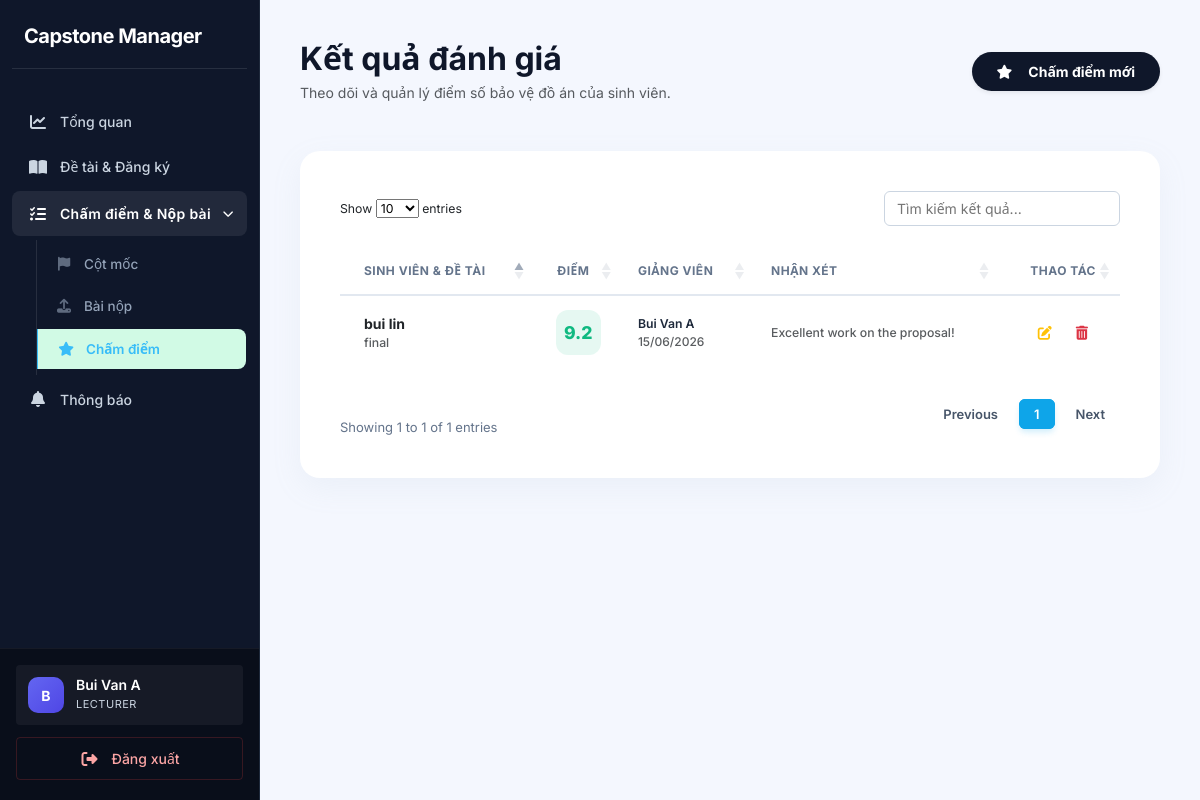
Page /index.php?page=scores (signed in) on the committed database.
### tables this page shows
CREATE TABLE `evaluation_scores` (
  `id` int(11) NOT NULL,
  `submission_id` int(11) DEFAULT NULL,
  `lecturer_id` int(11) DEFAULT NULL,
  `score` float DEFAULT NULL,
  `feedback` text DEFAULT NULL,
  `graded_at` timestamp NOT NULL DEFAULT current_timestamp()
);

CREATE TABLE `students` (
  `id` int(11) NOT NULL,
  `user_id` int(11) DEFAULT NULL,
  `full_name` varchar(150) DEFAULT NULL,
  `faculty` varchar(100) DEFAULT NULL,
  `created_at` timestamp NOT NULL DEFAULT current_timestamp()
);

CREATE TABLE `milestones` (
  `id` int(11) NOT NULL,
  `title` enum('proposal','midterm','final') DEFAULT NULL,
  `deadline` datetime DEFAULT NULL,
  `semester_id` int(11) DEFAULT NULL,
  `created_at` timestamp NOT NULL DEFAULT current_timestamp()
);

CREATE TABLE `lecturers` (
  `id` int(11) NOT NULL,
  `user_id` int(11) DEFAULT NULL,
  `full_name` varchar(150) DEFAULT NULL,
  `expertise` text DEFAULT NULL,
  `quota` int(11) DEFAULT 8,
  `created_at` timestamp NOT NULL DEFAULT current_timestamp(),
  `faculty` varchar(100) DEFAULT NULL
);

### app/controllers/ScoreController.php (called while the page is built, shortened)
<?php
class ScoreController {
    private $scoreModel;
    public function __construct() {
        $this->scoreModel = new Score();
    }
    public function index() {
        $role = $_SESSION['user']['role'];
        if ($role === 'lecturer') {
            $lecturerId = $_SESSION['user']['lecturer_id'] ?? null;
            $db  = Database::getInstance()->getConnection();
            $sql = "SELECT es.*,
                           s.full_name  AS student_name,
                           m.title      AS topic_title,
                           l.full_name  AS lecturer_name
                    FROM evaluation_scores es
                    JOIN submissions sub ON es.submission_id = sub.id
                    JOIN students    s   ON sub.student_id   = s.id
                    JOIN milestones  m   ON sub.milestone_id = m.id
                    JOIN lecturers   l   ON es.lecturer_id   = l.id
                    WHERE es.lecturer_id = ?
                    ORDER BY es.graded_at DESC";
            $stmt = $db->prepare($sql);
            $stmt->execute([$lecturerId]);
            $scores = $stmt->fetchAll(PDO::FETCH_ASSOC);
        } else {
            $scores = $this->scoreModel->getAll();
        }
        require '../app/views/scores/index.php';
    }
}

### app/views/scores/index.php (the view, shortened to what this page needs)
<?php require '../app/views/layouts/header.php'; ?>
<?php require '../app/views/layouts/sidebar.php'; ?>
<div class="main-content" style="padding: 40px; background-color: #f4f7fe; min-height: 100vh;">
    <div class="d-flex justify-content-between align-items-center mb-5">
        <div>
            <h2 class="fw-bold mb-1" style="color: #0f172a;">Kết quả đánh giá</h2>
            <p class="text-muted mb-0">Theo dõi và quản lý điểm số bảo vệ đồ án của sinh viên.</p>
        </div>
        <?php if($_SESSION['user']['role'] == 'lecturer'): ?>
            <a href="index.php?page=score-create" class="btn btn-primary rounded-pill px-4 shadow-sm fw-bold">
                <i class="fa-solid fa-star me-2"></i> Chấm điểm mới
            </a>
        <?php endif; ?>
    </div>
    <div class="card custom-card">
        <div class="card-body p-0">
            <div class="table-responsive p-3">
                <table class="table datatable table-hover mb-0" id="scoreTable">
                    <thead>
                        <tr class="text-muted small">
                            <th class="ps-4">SINH VIÊN & ĐỀ TÀI</th>
                            <th class="text-center">ĐIỂM</th>
                            <th>GIẢNG VIÊN</th>
                            <th>NHẬN XÉT</th>
                            <th class="text-end pe-4">THAO TÁC</th>
                        </tr>
                    </thead>
                    <tbody>
                        <?php if(!empty($scores)): ?>
                            <?php foreach($scores as $s): ?>
                                <?php
                                    $scoreClass = ($s['score'] >= 8) ? 'score-high' : (($s['score'] >= 5) ? 'score-mid' : 'score-low');
                                ?>
                                <tr>
                                    <td class="ps-4">
                                        <div class="fw-bold text-dark"><?= htmlspecialchars($s['student_name']) ?></div>
                                        <div class="small text-muted text-truncate" style="max-width: 250px;"><?= htmlspecialchars($s['topic_title']) ?></div>
                                    </td>
                                    <td class="text-center">
                                        <div class="score-circle <?= $scoreClass ?> mx-auto">
                                            <?= number_format($s['score'], 1) ?>
                                        </div>
                                    </td>
                                    <td>
                                        <div class="fw-semibold small"><?= htmlspecialchars($s['lecturer_name']) ?></div>
                                        <div class="text-muted" style="font-size: 0.75rem;"><?= date('d/m/Y', strtotime($s['graded_at'])) ?></div>
                                    </td>
                                    <td>
                                        <small class="text-muted d-block text-truncate" style="max-width: 200px;">
                                            <?= htmlspecialchars($s['feedback'] ?? 'Chưa có nhận xét.') ?>
                                        </small>
                                    </td>
                                    <td class="text-end pe-4">
                                        <div class="d-flex justify-content-end gap-2">
                                            <a href="index.php?page=score-edit&id=<?= $s['id'] ?>" class="text-warning p-2"><i class="fa-solid fa-pen-to-square"></i></a>
                                            <form action="index.php?page=score-delete&id=<?= $s['id'] ?>" method="POST" class="d-inline" onsubmit="return confirm('Xóa điểm này?');">
    <button type="submit" class="text-danger p-2 border-0 bg-transparent" >
        <i class="fa-solid fa-trash-can"></i>
    </button>
</form>
                                        </div>
                                    </td>
                                </tr>
                            <?php endforeach; ?>
                        <?php endif; ?>
                    </tbody>
                </table>
            </div>
        </div>
    </div>
</div>
<?php require '../app/views/layouts/footer.php'; ?>

### public/assets/css/style.css (style rules this page uses)
:root { --primary: #0f172a; --primary-hover: #1e293b; --secondary: #475569; --success: #059669; --success-light: #d1fae5; --warning: #d97706; --warning-light: #fef3c7; --danger: #dc2626; --danger-light: #fee2e2; --info: #0284c7; --info-light: #e0f2fe; --sidebar-bg: #0f172a; --sidebar-text: #cbd5e1; --sidebar-hover: #1e293b; --sidebar-w: 260px; --bg: #f8f9fa; --surface: #ffffff; --border: #cbd5e1; --border-light: #e2e8f0; --text: #0f172a; --text-muted: #475569; --text-faint: #94a3b8; --radius-sm: 4px; --radius-md: 6px; --radius-lg: 8px; --radius-xl: 8px; --radius-2xl: 12px; --shadow-sm: 0 1px 2px rgba(0, 0, 0, 0.05); --shadow-md: 0 4px 6px -1px rgba(0, 0, 0, 0.1), 0 2px 4px -1px rgba(0, 0, 0, 0.06); --shadow-lg: 0 10px 15px -3px rgba(0, 0, 0, 0.1), 0 4px 6px -2px rgba(0, 0, 0, 0.05); --shadow-hover: 0 10px 15px -3px rgba(0, 0, 0, 0.1); --font: 'Inter', system-ui, -apple-system, sans-serif; --transition: all 0.2s ease-in-out; }
*, *::before, *::after { box-sizing: border-box; margin: 0; padding: 0; }
body { font-family: var(--font); background: var(--bg); color: var(--text); font-size: 14px; line-height: 1.5; -webkit-font-smoothing: antialiased; }
a { text-decoration: none; color: var(--info); transition: var(--transition); }
.main-content { margin-left: var(--sidebar-w); min-height: 100vh; padding: 32px; background: var(--bg); }
.card, .dashboard-box, .table-container, .form-container, .detail-container, .custom-card { background: var(--surface); border-radius: var(--radius-xl); border: 1px solid var(--border-light); box-shadow: var(--shadow-sm); padding: 24px; margin-bottom: 24px; }
.table { width: 100%; border-collapse: separate; border-spacing: 0; margin: 0; font-size: 14px; }
.table thead th { font-weight: 700; text-transform: uppercase; letter-spacing: 0.5px; font-size: 12px; color: #64748b; padding: 14px 16px; background: #ffffff; border-bottom: 2px solid #e2e8f0; white-space: nowrap; border-top: none; }
.table tbody td { padding: 14px 16px; vertical-align: middle; color: #1e293b; border-bottom: 1px solid #f1f5f9; font-weight: 500; }
.table tbody tr:last-child td { border-bottom: none; }
.btn { display: inline-flex; align-items: center; justify-content: center; gap: 8px; padding: 8px 16px; font-size: 14px; font-weight: 600; border: 1px solid transparent; border-radius: 6px; cursor: pointer; transition: all 0.2s ease; line-height: 1.5; }
.btn-primary { background: var(--primary); color: #fff; }

### app/views/scores/index.php (style rules this page uses)
.custom-card { border-radius: 1.25rem; border: none; box-shadow: 0 10px 30px rgba(160, 174, 192, 0.1); background: #fff; }
.score-circle { width: 45px; height: 45px; border-radius: 12px; display: flex; align-items: center; justify-content: center; font-weight: 800; font-size: 1.1rem; }
.score-high { background: rgba(16, 185, 129, 0.1); color: #10b981; }

### rows in the picture
evaluation_scores: students.full_name "bui lin", milestones.title "final", score "9.2", lecturer.full_name "Bui Van A", graded_at "15/06/2026", feedback "Excellent work on the proposal!"

### other values in the picture
$avatarChar "B"
$displayName "Bui Van A"
$_SESSION['user']['role'] "LECTURER"
